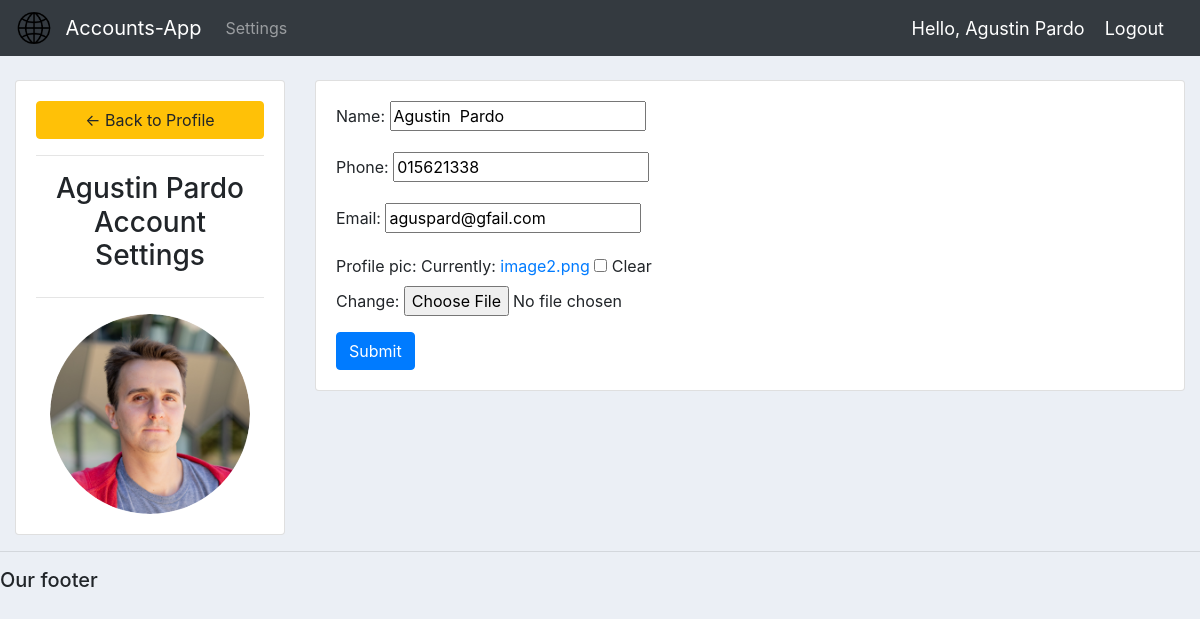
The app's page /account/ (signed in) with its own data.
### accounts/models.py (models this page shows, shortened)
class Customer(models.Model):
    user = models.OneToOneField(User, null=True, blank=True, on_delete=models.CASCADE)
    name = models.CharField(max_length=200, null=True)
    phone = models.CharField(max_length=200, null=True)
    email = models.CharField(max_length=200, null=True)
    profile_pic = models.ImageField(default = "user.png", null=True, blank=True)
    date_created = models.DateTimeField(auto_now_add=True)

### accounts/decorators.py (the view)
        def wrapper_func(request, *args, **kwargs):
            print('working', allowed_roles)
            group = None
            if request.user.groups.exists():
                group = request.user.groups.all()[0].name
            if group in allowed_roles:
                return view_func(request, *args, **kwargs)
            else:
                return HttpResponse('You are not authorized for this page')

### accounts/forms.py
class CustomerForm(ModelForm):
    class Meta:
        model = Customer
        fields = '__all__'
        exclude = ['user']

### accounts/views.py (called while the page is built)
@login_required(login_url='login')
@allowed_users(allowed_roles=['customer'])
def accountSettings(request):
    form = CustomerForm(instance=request.user.customer)
    if request.method == "POST":
        form = CustomerForm(request.POST, request.FILES, instance=request.user.customer)
        if form.is_valid:
            form.save()
            return redirect('account')
    context={'form':form}
    return render(request, 'accounts/account_settings.html', context)

### accounts/templates/accounts/account_settings.html (shortened to what this page needs)
{%  extends 'accounts/main.html' %}
{% load static %}
{% block content %}
<br>
<div class="row">
	<div class="col-md-3">
		<div class="card card-body">
			<a class="btn btn-warning" href="{% url 'dashboard' %}"> &#8592; Back to Profile</a>
			<hr>
			<h3 style="text-align: center"> {{ request.user.customer.name }} Account Settings</h3>
			<hr>
			<img class="profile-pic" src="{{request.user.customer.profile_pic.url}}" >
		</div>
	</div>
	<div class="col-md-9">
		<div class="card card-body">
			<form method="POST" action="" enctype="multipart/form-data">
				{{form.as_p}}
			<input class="btn btn-primary" type="submit" name="Update Information">
			</form>
		</div>
	</div>
</div>
{% endblock %}

### accounts/templates/accounts/navbar.html (shortened to what this page needs)
{% load static %}
<nav class="navbar navbar-expand-lg navbar-dark bg-dark">
    <img src="{% static 'images/logo4_t.png' %}" style="width: 3vw; min-width: 3px;"/>
    <a class="navbar-brand" href="{% url 'dashboard' %}">Accounts-App</a>
    <div class="collapse navbar-collapse" id="navbarNav">
      <ul class="navbar-nav">
        {% if request.user.is_staff %}
        <li class="nav-item">
          <a class="nav-link" href="{% url 'dashboard' %}">Dashboard <span class="sr-only">(current)</span></a>
        </li>
        <li class="nav-item">
          <a class="nav-link" href="{% url 'products' %}">Products</a>
        </li>
        {% else %}
        <li class="nav-item">
         <a class="nav-link" href="{% url 'account' %}">Settings</a>
       </li>
        {% endif %}
      </ul>
    </div>
    <span class="hello-msg">Hello, {{request.user.customer.name}}</span>
    <span><a class="hello-msg" href="{% url 'logout' %}">Logout</a> </span>
  </nav>

### static/css/main.css (style rules this page uses)
body { background-color: #ebeff5; }

### accounts/templates/accounts/navbar.html (style rules this page uses)
.hello-msg { font-size: 18px; color: #fff; margin-right: 20px; }

### accounts/templates/accounts/account_settings.html (style rules this page uses)
.profile-pic { max-width: 200px; max-height:200px; margin: 0 auto; border-radius: 50%; }

### records on screen
Customer: name "Agustin Pardo", phone "015621338", email "aguspard@gfail.com"

### other values on screen
{{ request.user.customer.name }} "Agustin Pardo"
